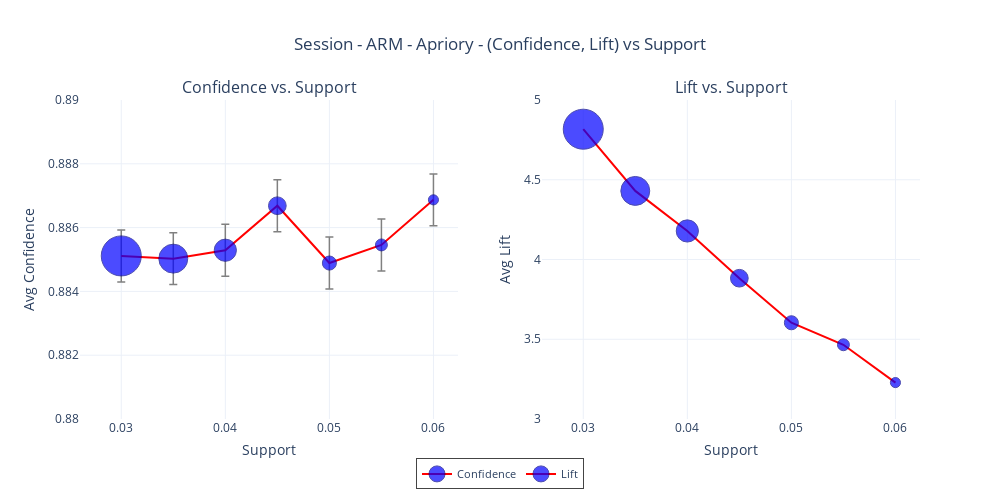

The cell this chart's notebook holds for it:
### Markdown cell above
## 9. Structural Complexity: Itemset Length Distribution

---

A pivot point in our analysis was Moving from simple item frequency to **structural complexity**. We analyze the distribution of itemset lengths to identify "Workflow Pipelines" rather than isolated actions.

**Key Finding**: 42% of itemsets are **Length 3**, representing tripartite sequences that define the core SimplyCast user journey. This suggests that user behavior is structural, not transactional.

### Code cell
import plotly.graph_objects as go
from plotly.subplots import make_subplots
import numpy as np

# Sample data (replace with your actual data)
x_data = df_results["Support"]
y1_data = df_results["Avg_Confidence"]  # Confidence
y2_data = df_results["Avg_Lift"]        # Lift
rule_counts = df_results["Rule_Count"]   # Rule Count

# 1. Create subplots with shared X-axis
fig = make_subplots(
    rows=1, 
    cols=2,
    shared_xaxes=True,  # X-axes are linked
    horizontal_spacing=0.1,  # Space between subplots
    subplot_titles=("Confidence vs. Support", "Lift vs. Support"),
)

y1_mean = df_results['Avg_Confidence'].mean()
y1_std = df_results['Avg_Confidence'].std()

# 2. Add traces to left plot (row=1, col=1)
fig.add_trace(
    go.Scatter(
        x=x_data,
        y=y1_data,
        error_y=dict(
            type='data',
            array=[y1_std] * len(y1_data),  # Shows ± variance
            visible=True,
            color='gray',
            thickness=1.5,
            width=4,
        ),
        marker=dict(
            size=rule_counts,  # Size based on Rule_Count
            sizemode='area',   # Area proportional to value
            sizeref=2.*max(rule_counts)/(40**2),  # Adjust bubble scale
            sizemin=2,         # Minimum bubble size
            opacity=0.7,
            color='blue',
            line=dict(width=1, color='darkblue')
        ),
        mode='lines+markers',  # or just 'lines' or 'markers'
        name='Confidence',
        line=dict(width=2, color='red'),
        customdata=np.column_stack([rule_counts]),  # Store rule counts
        hovertemplate=(
            "Support: %{x:.4f}<br>"
            "Confidence: %{y:.4f}<br>"
            "<b>Rule Count: %{customdata[0]}<br></b>"
            "<extra></extra>"
        )
    ),
    row=1, col=1,
)


y2_mean = df_results['Avg_Lift'].mean()
y2_std = df_results['Avg_Lift'].std()

# Add more traces to left plot if needed
fig.add_trace(
    go.Scatter(
        x=x_data,
        y=y2_data,
        marker=dict(
            size=rule_counts,  # Size based on Rule_Count
            sizemode='area',   # Area proportional to value
            sizeref=2.*max(rule_counts)/(40**2),  # Adjust bubble scale
            sizemin=2,         # Minimum bubble size
            opacity=0.7,
            color='blue',
            line=dict(width=1, color='darkblue')
        ),
        mode='lines+markers',
        name='Lift',
        line=dict(width=2, color='red'),
        customdata=np.column_stack([rule_counts]),  # Store rule counts
        hovertemplate=(
            "Support: %{x:.4f}<br>"
            "Confidence: %{y:.4f}<br>"
            "<b>Rule Count: %{customdata[0]}<br></b>"
            "<extra></extra>"
        )
    ),
    row=1, col=2
)


# 4. Add axis labels
# Center X-axis label by positioning it between the two plots
fig.update_xaxes(
    row=1, col=1,  # Apply to left plot
    title_standoff=10,
    title_text="Support",  # Empty text for left plot
)


fig.update_xaxes(
    row=1, col=2,  # Apply to right plot
    title_standoff=10,
    title_text="Support",  # Empty text for right plot
)


fig.update_yaxes(
    row=1, col=1,
    title_standoff=10,
    title_text="Avg Confidence",
    range=[0.88, 0.89],
)

fig.update_yaxes(
    row=1, col=2,
    title_standoff=10,
    title_text="Avg Lift",
    range=[3,5],
)

# 5. Update layout with centered title and optimized legend
fig.update_layout(
    # Center the main title
    title=dict(
        text="Session - ARM - Apriory - (Confidence, Lift) vs Support",
        x=0.5,  # Center horizontally (0=left, 0.5=center, 1=right)
        xanchor='center',  # Anchor point for x positioning
    ),
    
    # Template
    template="plotly_white",  # or "plotly_white", "plotly_dark", "ggplot2", etc.
    
    # Hover mode
    hovermode="x unified",  # Shows all Y values at same X position
    
    legend=dict(
        orientation="h",  # Horizontal
        yanchor="top",    # Anchor from top
        y=-0.12,          # Below plot
        xanchor="center", # Center horizontally
        x=0.5,            # Center position
        borderwidth=1,
        font=dict(size=11)
    ),
    
    # Plot size
    height=500,  # Slightly taller to accommodate legend
    width=1000,
    
    # Interactive features
    dragmode='zoom'
)


# 7. Show and save
fig.show()
fig.write_html(results_dir / "apriori_session_interactive_confidence_lift_plots.html")

### Figure 1 — Plotly figure (JSON) as saved in the notebook; plotly's stock layout.template omitted (floating-point values rounded to 4 significant figures)
{"data": [{"customdata": [[272], [378], [526], [831], [1312], [2228], [4257]], "error_y": {"array": [0.0008142, 0.0008142, 0.0008142, 0.0008142, 0.0008142, 0.0008142, 0.0008142], "color": "gray", "thickness": 1.5, "type": "data", "visible": true, "width": 4}, "hovertemplate": "Support: %{x:.4f}<br>Confidence: %{y:.4f}<br><b>Rule Count: %{customdata[0]}<br></b><extra></extra>", "line": {"color": "red", "width": 2}, "marker": {"color": "blue", "line": {"color": "darkblue", "width": 1}, "opacity": 0.7, "size": [272, 378, 526, 831, 1312, 2228, 4257], "sizemin": 2, "sizemode": "area", "sizeref": 5.321}, "mode": "lines+markers", "name": "Confidence", "type": "scatter", "x": [0.06, 0.055, 0.05, 0.045, 0.04, 0.035, 0.03], "xaxis": "x", "y": [0.8869, 0.8855, 0.8849, 0.8867, 0.8853, 0.885, 0.8851], "yaxis": "y"}, {"customdata": [[272], [378], [526], [831], [1312], [2228], [4257]], "hovertemplate": "Support: %{x:.4f}<br>Confidence: %{y:.4f}<br><b>Rule Count: %{customdata[0]}<br></b><extra></extra>", "line": {"color": "red", "width": 2}, "marker": {"color": "blue", "line": {"color": "darkblue", "width": 1}, "opacity": 0.7, "size": [272, 378, 526, 831, 1312, 2228, 4257], "sizemin": 2, "sizemode": "area", "sizeref": 5.321}, "mode": "lines+markers", "name": "Lift", "type": "scatter", "x": [0.06, 0.055, 0.05, 0.045, 0.04, 0.035, 0.03], "xaxis": "x2", "y": [3.228, 3.465, 3.603, 3.883, 4.179, 4.43, 4.817], "yaxis": "y2"}], "layout": {"annotations": [{"font": {"size": 16}, "showarrow": false, "text": "Confidence vs. Support", "x": 0.225, "xanchor": "center", "xref": "paper", "y": 1, "yanchor": "bottom", "yref": "paper"}, {"font": {"size": 16}, "showarrow": false, "text": "Lift vs. Support", "x": 0.775, "xanchor": "center", "xref": "paper", "y": 1, "yanchor": "bottom", "yref": "paper"}], "dragmode": "zoom", "height": 500, "hovermode": "x unified", "legend": {"borderwidth": 1, "font": {"size": 11}, "orientation": "h", "x": 0.5, "xanchor": "center", "y": -0.12, "yanchor": "top"}, "title": {"text": "Session - ARM - Apriory - (Confidence, Lift) vs Support", "x": 0.5, "xanchor": "center"}, "width": 1000, "xaxis": {"anchor": "y", "domain": [0, 0.45], "title": {"standoff": 10, "text": "Support"}}, "xaxis2": {"anchor": "y2", "domain": [0.55, 1], "title": {"standoff": 10, "text": "Support"}}, "yaxis": {"anchor": "x", "domain": [0, 1], "range": [0.88, 0.89], "title": {"standoff": 10, "text": "Avg Confidence"}}, "yaxis2": {"anchor": "x2", "domain": [0, 1], "range": [3, 5], "title": {"standoff": 10, "text": "Avg Lift"}}}}
